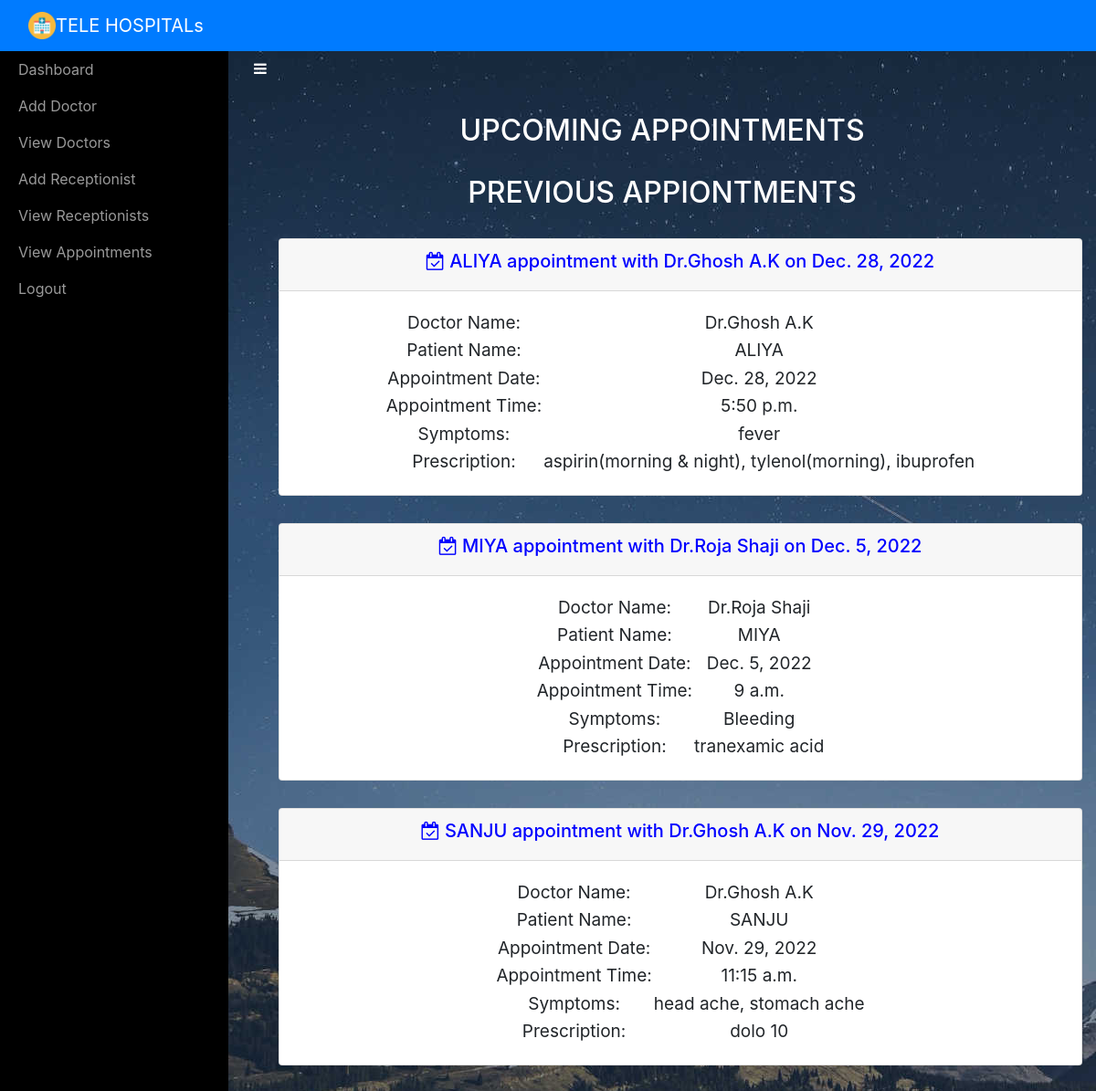
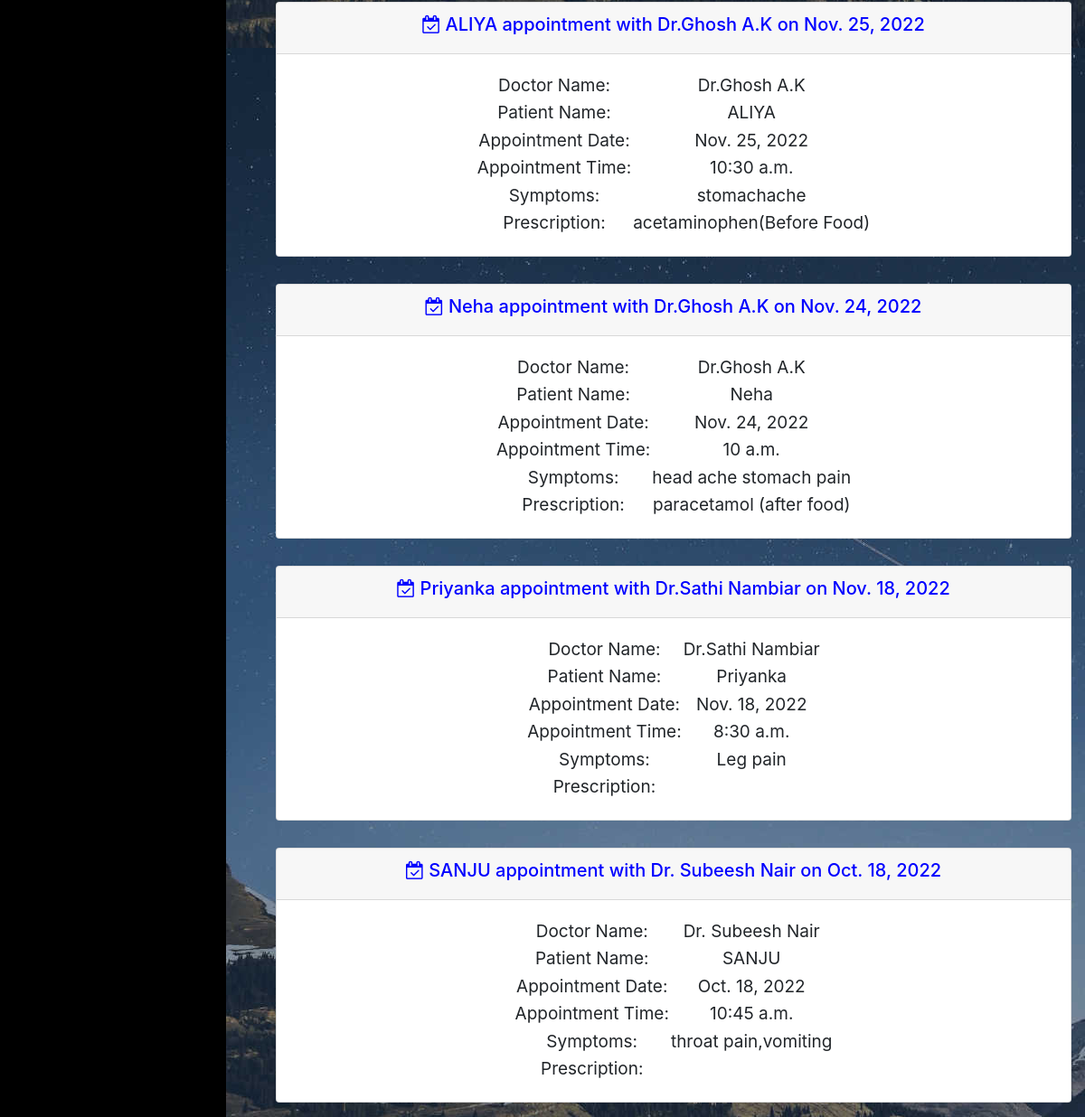
/adminviewAppointment/ (signed in), run on the app's committed database (2 pictures, top to bottom).
### home/models.py (models this page shows)
class Appointment(models.Model):
	doctorname = models.CharField(max_length=50)
	doctoremail = models.EmailField(max_length=50)
	patientname = models.CharField(max_length=50)
	patientemail = models.EmailField(max_length=50)
	appointmentdate = models.DateField(max_length=10)
	appointmenttime = models.TimeField(max_length=10)
	symptoms = models.CharField(max_length=100)
	status = models.BooleanField()
	prescription = models.CharField(max_length=200)
	def __str__(self):
		return self.patientname+" you have appointment with "+self.doctorname

### home/views.py (the view)
# urls.py: path('adminviewAppointment/',adminviewAppointment,name='adminviewAppointment'),
def adminviewAppointment(request):
	if not request.user.is_staff:
		return redirect('login_admin')
	upcomming_appointments = Appointment.objects.filter(appointmentdate__gte=timezone.now(),status=True).order_by('appointmentdate')
	print("Upcomming Appointment",upcomming_appointments)
	previous_appointments = Appointment.objects.filter(appointmentdate__lt=timezone.now()).order_by('-appointmentdate') | Appointment.objects.filter(status=False).order_by('-appointmentdate')
	print("Previous Appointment",previous_appointments)
	d = { "upcomming_appointments" : upcomming_appointments, "previous_appointments" : previous_appointments }
	return render(request,'adminviewappointments.html',d)

### home/templates/adminviewappointments.html (shortened to what this page needs)
<!DOCTYPE html>
<html>
<head>
    {% include 'include.html' %}
    {% load static %}
</head>
<body style="background-image: url(&quot;{% static 'img/star-sky.jpg' %}&quot;);">
    {% include 'adminnav.html' %}
    <div id="wrapper">
        {% include 'admin_include.html' %}
        <div class="page-content-wrapper">
            <div class="container-fluid"><a class="btn btn-link" role="button" id="menu-toggle" href="#menu-toggle" style="color: white;"><i class="fa fa-bars"></i></a>
                <h2 class="text-center" style="color: white;">UPCOMING APPOINTMENTS</h2>
                <h2 class="text-center" style="color: white;">PREVIOUS APPIONTMENTS</h2>
                <div class="text-center" role="tablist" id="accordion-2">
                    {% for j in previous_appointments %}
                    <ul class = "collapsible popout text-center" data-collapsible = "accordion">
                        <li class="card">
                            <div class = "card-header collapsible-header">
                                <h5 style="color:blue;"><a><i class="fa fa-calendar-check-o"></i>  {{ j.patientname }} appointment with {{ j.doctorname }} on {{j.appointmentdate}}</a></h5>
                            </div>
                            <div class = "card-body collapsible-body">
                                <table align="center" class="card-text" style="font-size: 19px;">
                                    <tr>
                                        <td>Doctor Name:</td>
                                        <td>{{j.doctorname}}</td>
                                    </tr>
                                    <tr>
                                        <td>Patient Name:</td>
                                        <td>{{j.patientname}}</td>
                                    </tr>
                                    <tr>
                                        <td>Appointment Date:</td>
                                        <td>{{j.appointmentdate}}</td>
                                    </tr>
                                    <tr>
                                        <td>Appointment Time:</td>
                                        <td>{{j.appointmenttime}}</td>
                                    </tr>
                                    <tr>
                                        <td>Symptoms:</td>
                                        <td>{{j.symptoms}}</td>
                                    </tr>
                                    <tr>
                                        <td>Prescription:</td>
                                        <td>{{j.prescription}}</td>
                                    </tr>
                                </table>
                            </div>
                        </li>
                    </ul>
                    {% endfor %}
                </div>
            </div>
        </div>
    </div>
</body>
</html>

### home/templates/include.html (shortened to what this page needs)
{% load static %}
<link rel="stylesheet" href="{% static 'bootstrap/css/bootstrap.min.css' %}">
<link rel="stylesheet" href="{% static 'fonts/font-awesome.min.css' %}">
<link rel="stylesheet" href="{% static 'fonts/ionicons.min.css' %}">
<link rel="stylesheet" href="{% static 'css/back-to-top-scroll-1.css' %}">
<link rel="stylesheet" href="{% static 'css/back-to-top-scroll.cs' %}s">
<link rel="stylesheet" href="{% static 'css/Bold-BS4-Animated-Back-To-Top.css' %}">
<link rel="stylesheet" href="{% static 'css/cards.css' %}">
<link rel="stylesheet" href="https://cdnjs.cloudflare.com/ajax/libs/animate.css/3.5.2/animate.min.css">
<link rel="stylesheet" href="{% static 'css/Login-Form-Dark.css' %}">
<link rel="stylesheet" href="{% static 'css/Pretty-Registration-Form.css' %}">
<link rel="stylesheet" href="{% static 'css/Sidebar-Menu-1.css' %}">
<link rel="stylesheet" href="{% static 'css/Sidebar-Menu.css' %}">
<link rel="stylesheet" href="{% static 'css/styles.css' %}">

### home/templates/adminnav.html (shortened to what this page needs)
{% load static %}
<nav class="navbar navbar-dark navbar-expand-md sticky-top bg-primary float-none">
    <div class="container-fluid"><img src="{% static 'img/mainicon.png' %}" width="30px" height="30px" alt="10px"><a class="navbar-brand text-center" href="#" style="margin: 0px 0px;">TELE HOSPITALs</a>
    </div>
</nav>

### home/templates/admin_include.html
<div id="sidebar-wrapper">
    <ul class="sidebar-nav">
        <li> <a href="{% url 'adminhome' %}">Dashboard</a></li>
        <li> <a href="{% url 'register' %}">Add Doctor</a></li>
        <li> <a href="{% url 'adminviewDoctor' %}">View Doctors</a></li>
        <li> <a href="{% url 'adminaddReceptionist' %}">Add Receptionist</a></li>
        <li> <a href="{% url 'adminviewReceptionist' %}">View Receptionists</a></li>
        <li> <a href="{% url 'adminviewAppointment' %}">View Appointments</a></li>
        <li> <a href="{% url 'adminlogout' %}">Logout</a></li>
    </ul>
</div>

### home/static/css/Sidebar-Menu-1.css (style rules this page uses)
body { overflow-x: hidden; }
#wrapper { padding-left: 0; -webkit-transition: all 0.5s ease; -moz-transition: all 0.5s ease; -o-transition: all 0.5s ease; transition: all 0.5s ease; }
#sidebar-wrapper { z-index: 1000; position: fixed; left: 250px; width: 0; height: 100%; margin-left: -250px; overflow-y: auto; background: #000; -webkit-transition: all 0.5s ease; -moz-transition: all 0.5s ease; -o-transition: all 0.5s ease; transition: all 0.5s ease; }
.sidebar-nav { position: absolute; top: 0; width: 250px; margin: 0; padding: 0; list-style: none; }
.sidebar-nav li { text-indent: 20px; line-height: 40px; }
.sidebar-nav li a { display: block; text-decoration: none; color: #999999; }
@media (min-width:768px) { #wrapper { padding-left: 250px; } }
@media (min-width:768px) { #sidebar-wrapper { width: 250px; } }

### home/static/css/Sidebar-Menu.css (style rules this page uses)
#wrapper { padding-left: 0; -webkit-transition: all 0.5s ease; -moz-transition: all 0.5s ease; -o-transition: all 0.5s ease; transition: all 0.5s ease; }
#sidebar-wrapper { z-index: 1000; position: fixed; left: 250px; width: 0; height: 100%; margin-left: -250px; overflow-y: auto; background: #000; -webkit-transition: all 0.5s ease; -moz-transition: all 0.5s ease; -o-transition: all 0.5s ease; transition: all 0.5s ease; }
.sidebar-nav { position: absolute; top: 0; width: 250px; margin: 0; padding: 0; list-style: none; }
.sidebar-nav li { text-indent: 20px; line-height: 40px; }
.sidebar-nav li a { display: block; text-decoration: none; color: #999999; }
@media (min-width:768px) { #wrapper { padding-left: 250px; } }
@media (min-width:768px) { #sidebar-wrapper { width: 250px; } }

### home/static/css/styles.css (style rules this page uses)
.text-center { margin-top: 30px; }

### data on the page
Appointment: patientname "ALIYA", doctorname "Dr.Ghosh A.K", appointmentdate "Dec. 28, 2022", appointmenttime "5:50 p.m.", symptoms "fever", prescription "aspirin(morning & night), tylenol(morning), ibuprofen"
Appointment: patientname "MIYA", doctorname "Dr.Roja Shaji", appointmentdate "Dec. 5, 2022", appointmenttime "9 a.m.", symptoms "Bleeding", prescription "tranexamic acid"
Appointment: patientname "SANJU", doctorname "Dr.Ghosh A.K", appointmentdate "Nov. 29, 2022", appointmenttime "11:15 a.m.", symptoms "head ache, stomach ache", prescription "dolo 10"
Appointment: patientname "ALIYA", doctorname "Dr.Ghosh A.K", appointmentdate "Nov. 25, 2022", appointmenttime "10:30 a.m.", symptoms "stomachache", prescription "acetaminophen(Before Food)"
Appointment: patientname "Neha", doctorname "Dr.Ghosh A.K", appointmentdate "Nov. 24, 2022", appointmenttime "10 a.m.", symptoms "head ache stomach pain", prescription "paracetamol (after food)"
Appointment: patientname "Priyanka", doctorname "Dr.Sathi Nambiar", appointmentdate "Nov. 18, 2022", appointmenttime "8:30 a.m.", symptoms "Leg pain"
Appointment: patientname "SANJU", doctorname "Dr. Subeesh Nair", appointmentdate "Oct. 18, 2022", appointmenttime "10:45 a.m.", symptoms "throat pain,vomiting"
